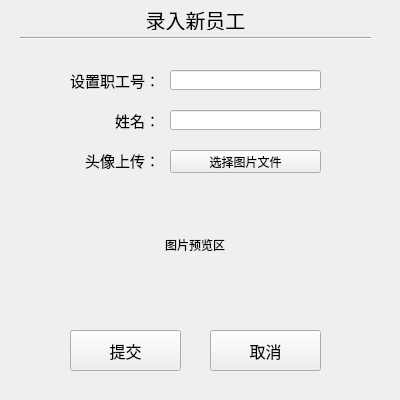
<?xml version="1.0" encoding="UTF-8"?>
<ui version="4.0">
 <class>Form</class>
 <widget class="QWidget" name="Form">
  <property name="geometry">
   <rect>
    <x>0</x>
    <y>0</y>
    <width>400</width>
    <height>400</height>
   </rect>
  </property>
  <property name="windowTitle">
   <string>录入新员工</string>
  </property>
  <widget class="QLabel" name="label">
   <property name="geometry">
    <rect>
     <x>0</x>
     <y>10</y>
     <width>391</width>
     <height>20</height>
    </rect>
   </property>
   <property name="font">
    <font>
     <pointsize>15</pointsize>
    </font>
   </property>
   <property name="text">
    <string>录入新员工</string>
   </property>
   <property name="alignment">
    <set>Qt::AlignCenter</set>
   </property>
  </widget>
  <widget class="Line" name="line">
   <property name="geometry">
    <rect>
     <x>20</x>
     <y>30</y>
     <width>351</width>
     <height>16</height>
    </rect>
   </property>
   <property name="orientation">
    <enum>Qt::Horizontal</enum>
   </property>
  </widget>
  <widget class="QLabel" name="label_2">
   <property name="geometry">
    <rect>
     <x>60</x>
     <y>70</y>
     <width>100</width>
     <height>20</height>
    </rect>
   </property>
   <property name="font">
    <font>
     <pointsize>11</pointsize>
    </font>
   </property>
   <property name="text">
    <string>设置职工号：</string>
   </property>
   <property name="alignment">
    <set>Qt::AlignRight|Qt::AlignTrailing|Qt::AlignVCenter</set>
   </property>
  </widget>
  <widget class="QLabel" name="label_3">
   <property name="geometry">
    <rect>
     <x>60</x>
     <y>110</y>
     <width>100</width>
     <height>20</height>
    </rect>
   </property>
   <property name="font">
    <font>
     <pointsize>11</pointsize>
    </font>
   </property>
   <property name="text">
    <string>姓名：</string>
   </property>
   <property name="alignment">
    <set>Qt::AlignRight|Qt::AlignTrailing|Qt::AlignVCenter</set>
   </property>
  </widget>
  <widget class="QLabel" name="label_4">
   <property name="geometry">
    <rect>
     <x>60</x>
     <y>150</y>
     <width>100</width>
     <height>20</height>
    </rect>
   </property>
   <property name="font">
    <font>
     <pointsize>11</pointsize>
    </font>
   </property>
   <property name="text">
    <string>头像上传：</string>
   </property>
   <property name="alignment">
    <set>Qt::AlignRight|Qt::AlignTrailing|Qt::AlignVCenter</set>
   </property>
  </widget>
  <widget class="QLineEdit" name="input_C12_Num">
   <property name="geometry">
    <rect>
     <x>170</x>
     <y>70</y>
     <width>151</width>
     <height>20</height>
    </rect>
   </property>
  </widget>
  <widget class="QLineEdit" name="input_C12_Name">
   <property name="geometry">
    <rect>
     <x>170</x>
     <y>110</y>
     <width>151</width>
     <height>20</height>
    </rect>
   </property>
  </widget>
  <widget class="QPushButton" name="bt_C12_ChooseImg">
   <property name="geometry">
    <rect>
     <x>170</x>
     <y>150</y>
     <width>151</width>
     <height>23</height>
    </rect>
   </property>
   <property name="text">
    <string>选择图片文件</string>
   </property>
  </widget>
  <widget class="QPushButton" name="bt_C12_Submit">
   <property name="geometry">
    <rect>
     <x>70</x>
     <y>330</y>
     <width>111</width>
     <height>41</height>
    </rect>
   </property>
   <property name="font">
    <font>
     <pointsize>12</pointsize>
    </font>
   </property>
   <property name="text">
    <string>提交</string>
   </property>
  </widget>
  <widget class="QPushButton" name="bt_C12_Cancel">
   <property name="geometry">
    <rect>
     <x>210</x>
     <y>330</y>
     <width>111</width>
     <height>41</height>
    </rect>
   </property>
   <property name="font">
    <font>
     <pointsize>12</pointsize>
    </font>
   </property>
   <property name="text">
    <string>取消</string>
   </property>
  </widget>
  <widget class="QLabel" name="lb_C12_CurrImg">
   <property name="geometry">
    <rect>
     <x>70</x>
     <y>180</y>
     <width>250</width>
     <height>130</height>
    </rect>
   </property>
   <property name="autoFillBackground">
    <bool>true</bool>
   </property>
   <property name="text">
    <string>图片预览区</string>
   </property>
   <property name="alignment">
    <set>Qt::AlignCenter</set>
   </property>
  </widget>
 </widget>
 <resources/>
 <connections/>
</ui>
